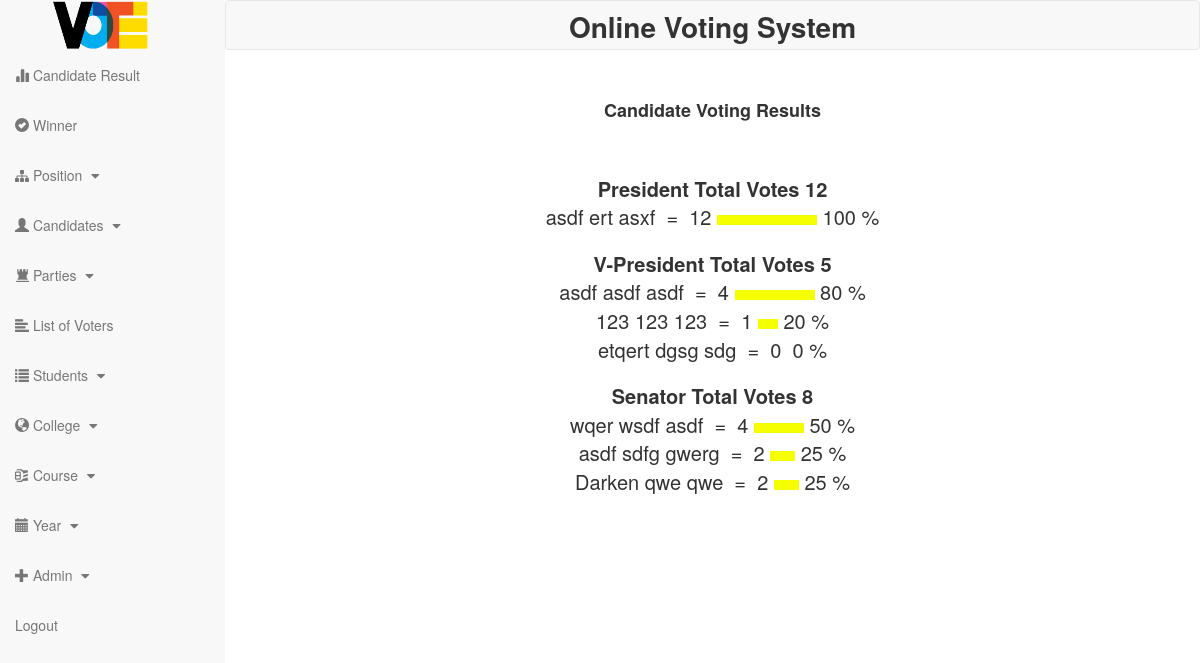
/index.php (signed in), run on the app's committed database.
### tables this page shows
CREATE TABLE IF NOT EXISTS `tbl_position` (
  `pos_id` int(4) unsigned NOT NULL,
  `pos_name` varchar(180) NOT NULL DEFAULT ''
);

CREATE TABLE IF NOT EXISTS `tbl_candidate` (
  `can_id` int(4) unsigned NOT NULL,
  `can_idnumber` int(7) NOT NULL DEFAULT '0',
  `can_lname` varchar(100) NOT NULL DEFAULT '',
  `can_fname` varchar(100) NOT NULL DEFAULT '',
  `can_mname` varchar(100) NOT NULL DEFAULT '',
  `can_gender` varchar(100) NOT NULL DEFAULT '',
  `can_votes` int(10) NOT NULL DEFAULT '0',
  `can_dob` date NOT NULL,
  `can_address` varchar(255) NOT NULL DEFAULT '',
  `can_mobile` varchar(50) NOT NULL DEFAULT '',
  `can_email` varchar(100) NOT NULL DEFAULT '',
  `can_date_added` date NOT NULL DEFAULT '0000-00-00',
  `can_time_added` time NOT NULL DEFAULT '00:00:00',
  `pos_id` int(4) NOT NULL DEFAULT '0',
  `par_id` int(4) NOT NULL DEFAULT '0',
  `cor_id` int(5) NOT NULL DEFAULT '0',
  `yer_id` int(5) NOT NULL DEFAULT '0',
  `col_id` int(4) NOT NULL DEFAULT '0'
);

### class/class.position.php (called while the page is built, shortened)
<?php
class Position{
	public $db;
	public function __construct(){
		$this->db = new mysqli(DB_SERVER,DB_USERNAME,DB_PASSWORD,DB_DATABASE);
	}
	public function get_positionlist(){
		$sql="SELECT * FROM tbl_position ORDER BY pos_id ASC";
		$result=mysqli_query($this->db,$sql);
		while($row=mysqli_fetch_assoc($result)){
			$list[] = $row;
		}
		return $list;
	}
}
?>

### class/class.candidate.php (called while the page is built, shortened)
<?php
class Candidate{
	public $db;
	public function __construct(){
		$this->db = new mysqli(DB_SERVER,DB_USERNAME,DB_PASSWORD,DB_DATABASE);
	}
	public function get_cantotalvote($posid){
		$sql="SELECT sum(can_votes) FROM tbl_candidate WHERE pos_id= $posid";
		$result=mysqli_query($this->db,$sql);
		while($row=mysqli_fetch_assoc($result)){
			$list[] = $row;
		}
		return $list;
	}
}
?>

### main.php (the view, shortened to what this page needs)
<div class="panel-heading text-center">
    <h4><b>Candidate Voting Results</b></h4>
</div>
<div class="panel-body">
<center>
	<?php
	include('library/connect.php');
	$pos=new Position();
	foreach($pos->get_positionlist() as $val){
		$posid=$val['pos_id'];
		$can=new Candidate();
		foreach($can->get_cantotalvote($posid) as $val1){
			$totalvote=$val1['sum(can_votes)'];
		}
	?>
		<div style="margin-top: 18px; font-size: 20px;">
		<strong><?php echo $val['pos_name'] ?> Total Votes <?php echo $totalvote ?></strong><br>
	<?php
		$results = $db->prepare("SELECT * FROM tbl_candidate WHERE pos_id= $posid ORDER BY can_votes DESC");
		$results->execute();
		for($i=0; $rows = $results->fetch(); $i++){
			if($posid=='Representative'){
				echo $rows['cor_id'].'&nbsp;&nbsp;'.$rows['can_fname']. ' ' . $rows['can_mname'] . ' ' . $rows['can_lname'] .'&nbsp;&nbsp;=&nbsp;&nbsp;'.$rows['can_votes'];
			}
			else {
				echo $rows['can_fname']. ' ' . $rows['can_mname'] . ' ' . $rows['can_lname'] .'&nbsp;&nbsp;=&nbsp;&nbsp;'.$rows['can_votes'];
			}
			if($totalvote==0){
				echo "0";
			}
			else{
			?>
				<img src="images/poll.gif"
				width='<?php echo(100*round($rows['can_votes']/($totalvote),2)); ?>'
				height='10'>
				<?php echo (100*round($rows['can_votes']/($totalvote),3));
			}
			echo " %</b><br>";
		}
		echo '</div>';
	}
	?>
</center>
<br><br>

### data on the page
tbl_position: pos_name "President", totalvote "12"
tbl_candidate: can_fname "asdf", can_mname "ert", can_lname "asxf", can_votes "12", can_votes "100"
tbl_position: pos_name "V-President", totalvote "5"
tbl_candidate: can_fname "asdf", can_mname "asdf", can_lname "asdf", can_votes "4", can_votes "80"
tbl_candidate: can_fname "123", can_mname "123", can_lname "123", can_votes "1", can_votes "20"
tbl_candidate: can_fname "etqert", can_mname "dgsg", can_lname "sdg", can_votes "0", 100*round($rows['can_votes']/($totalvote),3) "0"
tbl_position: pos_name "Senator", totalvote "8"
tbl_candidate: can_fname "wqer", can_mname "wsdf", can_lname "asdf", can_votes "4", can_votes "50"
tbl_candidate: can_fname "asdf", can_mname "sdfg", can_lname "gwerg", can_votes "2", can_votes "25"
tbl_candidate: can_fname "Darken", can_mname "qwe", can_lname "qwe", can_votes "2", can_votes "25"
